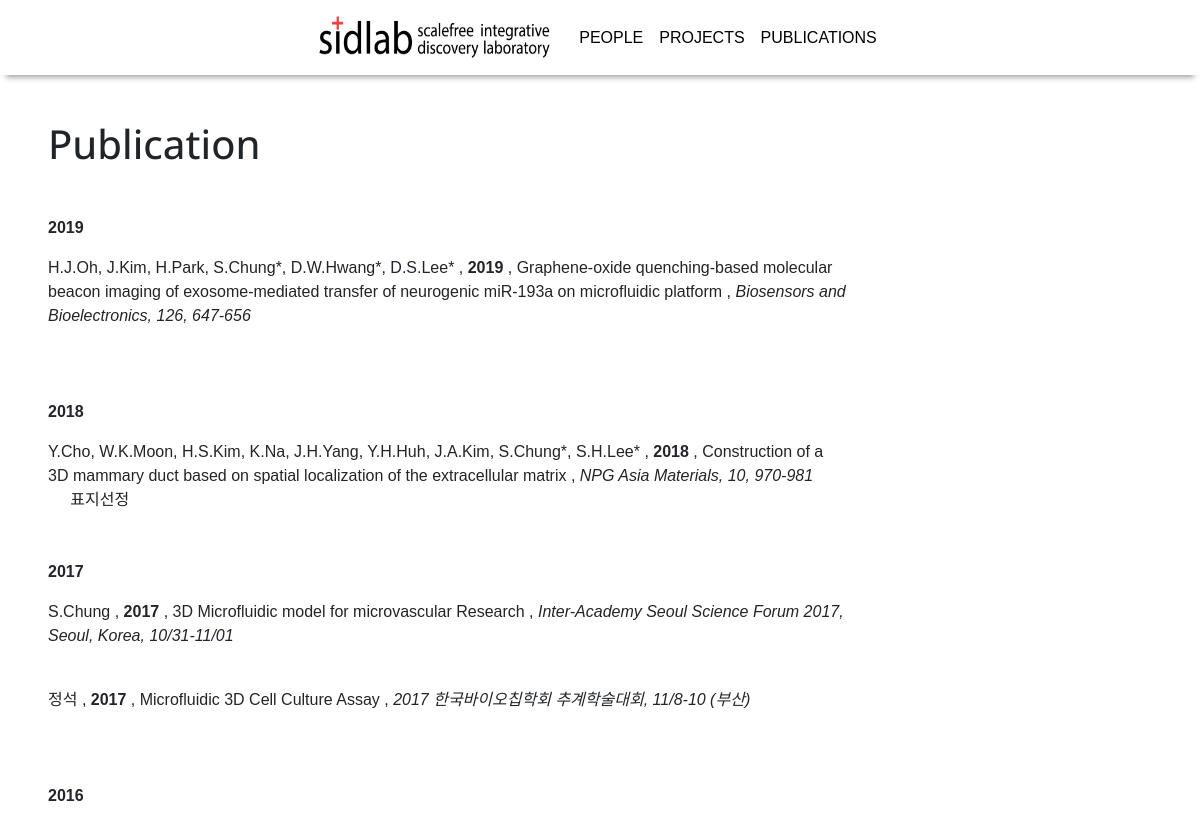
Screenshot of /publications/ with the database file from the repository.
### blog/models.py (models this page shows, shortened)
class Publication(models.Model):
    author = models.CharField(max_length=200)
    title = models.TextField()
    issue = models.TextField()
    award = models.TextField(blank=True)
    created_date = models.DateTimeField(default=timezone.now)
    YEAR = (
        (2016, '2016'), (2017, '2017'), (2018, '2018'),
        (2019, '2019'), (2020, '2020'), (2021, '2021'),( 2022, '2022')
    )
    year = models.IntegerField(
        choices=YEAR,
        default=2019,
    )
    Books = 'Books&Magazines'
    Patent = 'Patent'
    International = 'International Conference'
    Domestic = 'Domestic Conference'
    SORT = (
        (Books, 'Books&Magazines'), (Patent,'Patent'),
        (International, 'International Conference'),
        (Domestic, 'Domestic Conference')
    )
    publication_sort = models.CharField(
        max_length=30,
        choices=SORT,
        default=International,
    )

### blog/views.py (the view)
# urls.py: path('publications/', views.publications_all, name="publications_all"),
def publications_all(request):
    publications = Publication.objects.filter(created_date__lte=timezone.now())
    return render(request, 'blog/publication_all.html', { 'publications':publications })

### blog/templates/blog/publication_all.html (shortened to what this page needs)
{% extends "blog/index.html" %}
{% block content %}
<h1 class="mb-5 open">Publication</h1>
<div class="publication_box">
    <p class="noto-bold">2019</p>
    <div class="mb-5">
        {% for publication in publications %}
            {% if publication.year == 2019 %}
            <p>{{ publication.author }} ,
                <span class="font-weight-bold">{{ publication.year }}</span> ,
                {{ publication.title }} ,
                <span class="font-italic">{{ publication.issue }}</span>
                <br>&nbsp;&nbsp;&nbsp;&nbsp;&nbsp;{{ publication.award|default_if_none:"" }}
            </p>
            {% endif %}
        {% endfor %}
    </div>
    <p class="noto-bold">2018</p>
    <div class="mb-5">
        {% for publication in publications %}
            {% if publication.year == 2018 %}
            <p>{{ publication.author }} ,
                <span class="font-weight-bold">{{ publication.year }}</span> ,
                {{ publication.title }} ,
                <span class="font-italic">{{ publication.issue }}</span>
                <br>&nbsp;&nbsp;&nbsp;&nbsp;&nbsp;{{ publication.award|default_if_none:"" }}
            </p>
            {% endif %}
        {% endfor %}
    </div>
    <p class="noto-bold">2017</p>
    <div class="mb-5">
        {% for publication in publications %}
            {% if publication.year == 2017 %}
            <p>{{ publication.author }} ,
                <span class="font-weight-bold">{{ publication.year }}</span> ,
                {{ publication.title }} ,
                <span class="font-italic">{{ publication.issue }}</span>
                <br>&nbsp;&nbsp;&nbsp;&nbsp;&nbsp;{{ publication.award|default_if_none:"" }}
            </p>
            {% endif %}
        {% endfor %}
    </div>
    <p class="noto-bold">2016</p>
</div>
{% endblock %}

### static/blog.css (style rules this page uses)
.open { font-family: 'Open Sans', sans-serif; }
.noto-bold { font-family: 'Noto Sans KR', sans-serif; font-weight: 700; }
body { font-family: 'Noto Sans KR', sans-serif; background-color: #fff; margin-top: 3rem; }
.publication_box { width: 800px; }

### rows the page displays
Publication: author "H.J.Oh, J.Kim, H.Park, S.Chung*, D.W.Hwang*, D.S.Lee*", year "2019", title "Graphene-oxide quenching-based molecular beacon imaging of exosome-mediated transfer of neurogenic miR-193a on microfluidic platform", issue "Biosensors and Bioelectronics, 126, 647-656"
Publication: author "Y.Cho, W.K.Moon, H.S.Kim, K.Na, J.H.Yang, Y.H.Huh, J.A.Kim, S.Chung*, S.H.Lee*", year "2018", title "Construction of a 3D mammary duct based on spatial localization of the extracellular matrix", issue "NPG Asia Materials, 10, 970-981", award "표지선정"
Publication: author "S.Chung", year "2017", title "3D Microfluidic model for microvascular Research", issue "Inter-Academy Seoul Science Forum 2017, Seoul, Korea, 10/31-11/01"
Publication: author "정석", year "2017", title "Microfluidic 3D Cell Culture Assay", issue "2017 한국바이오칩학회 추계학술대회, 11/8-10 (부산)"
